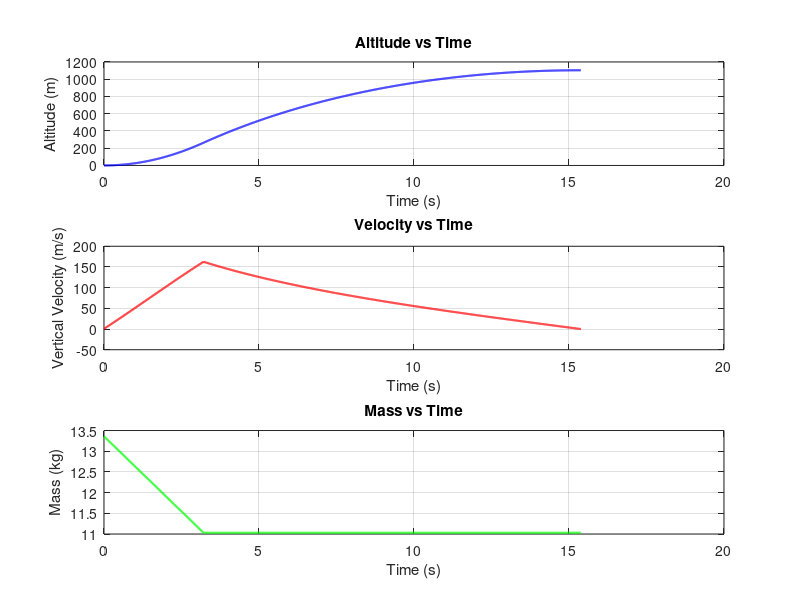

Write MATLAB code to recreate this figure.
clc;
clear all;
close all;
% Given values
total_impulse = 2533.06;  % NS
propellant_mass = 2.33;    % kg
burn_time = 3.21;         % s
specific_impulse = 111.07; % s
total_mass = 13.36;        % kg (wet mass, including propellant)
dry_mass = total_mass - propellant_mass;  % kg (mass after propellant is burned)
launch_angle_deg = 85;    % degrees
g = 9.81;                 % m/s^2, acceleration due to gravity
drag_coefficient = 0.36;  % Drag coefficient
diameter = 0.182;         % Reference area diameter in meters
rho = 1.225;              % Air density in kg/m^3 at sea level
time_step = 0.01;         % Time step for numerical integration

% Calculating reference area
reference_area = pi * (diameter / 2)^2;  % Reference area in m^2

% Convert launch angle to radians
launch_angle_rad = deg2rad(launch_angle_deg);

% Initial conditions
velocity_y = 0;         % Initial vertical velocity in m/s
position_y = 0;         % Initial vertical position in meters
time = 0;               % Start time
mass = total_mass;      % Initial mass (including propellant)
thrust_phase = true;    % Indicator for thrust phase

% Calculate propellant burn rate (kg/s)
propellant_burn_rate = propellant_mass / burn_time;

% Arrays to store data for plotting/analysis
time_list = [];
velocity_y_list = [];
position_y_list = [];
mass_list = [];

% Numerical integration loop
while thrust_phase || velocity_y > 0
    % Calculate thrust if in thrust phase
    if time <= burn_time
        thrust = total_impulse / burn_time;
        
        % Update mass due to propellant burn
        mass = total_mass - propellant_burn_rate * time;
        if mass < dry_mass
            mass = dry_mass;  % Ensure mass doesn't drop below dry mass
        end
    else
        thrust = 0;
        thrust_phase = false;
    end

    % Calculate drag force
    drag_force = 0.5 * drag_coefficient * rho * reference_area * velocity_y^2;
    if velocity_y > 0
        drag_force = -drag_force;  % Drag opposes the motion
    end

    % Net force in the vertical direction
    net_force_y = thrust * sin(launch_angle_rad) + drag_force - mass * g;

    % Acceleration in vertical direction
    acceleration_y = net_force_y / mass;

    % Update velocity and position
    velocity_y = velocity_y + acceleration_y * time_step;
    position_y = position_y + velocity_y * time_step;

    % Append data to lists
    time_list(end+1) = time;
    velocity_y_list(end+1) = velocity_y;
    position_y_list(end+1) = position_y;
    mass_list(end+1) = mass;

    % Update time
    time = time + time_step;
end

% Peak altitude
peak_altitude_with_drag = max(position_y_list);

% Display the peak altitude
fprintf('Peak Altitude with Drag: %.2f meters\n', peak_altitude_with_drag);

% Plotting Altitude vs Time
figure;
subplot(3,1,1);
plot(time_list, position_y_list, 'b', 'LineWidth', 1.5);
xlabel('Time (s)');
ylabel('Altitude (m)');
title('Altitude vs Time');
grid on;

% Plotting Velocity vs Time
subplot(3,1,2);
plot(time_list, velocity_y_list, 'r', 'LineWidth', 1.5);
xlabel('Time (s)');
ylabel('Vertical Velocity (m/s)');
title('Velocity vs Time');
grid on;

% Plotting Mass vs Time
subplot(3,1,3);
plot(time_list, mass_list, 'g', 'LineWidth', 1.5);
xlabel('Time (s)');
ylabel('Mass (kg)');
title('Mass vs Time');
grid on;
